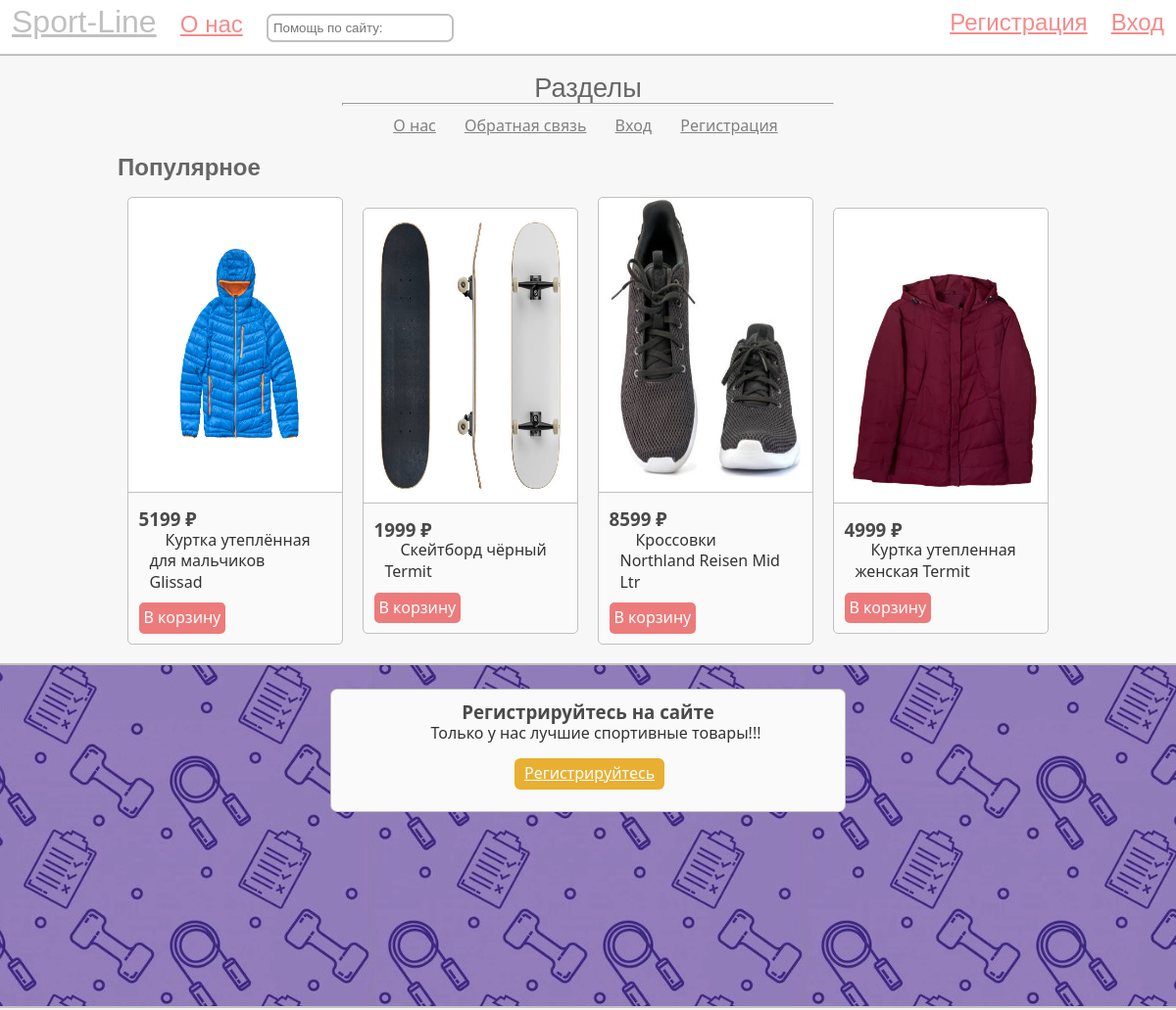
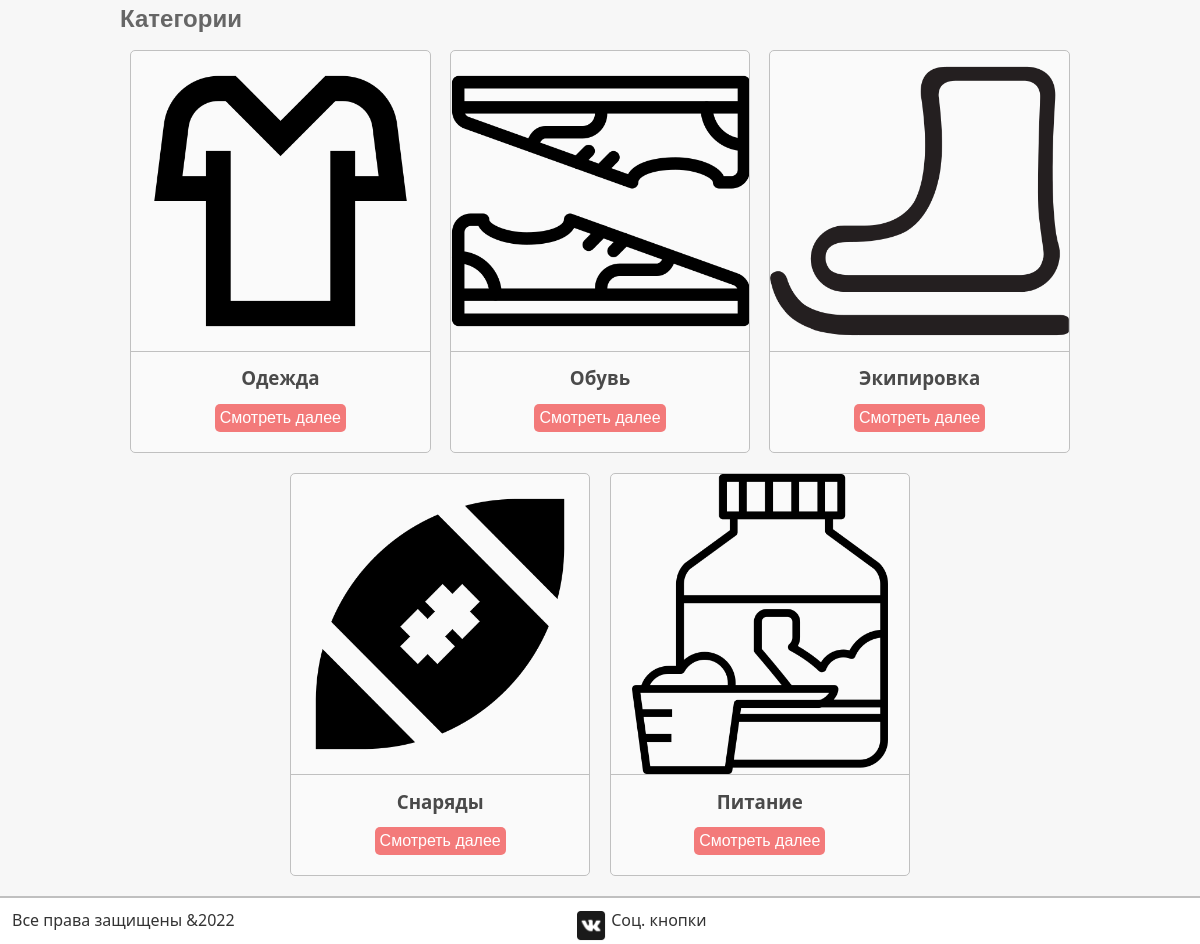
The page / on the database its author committed (2 pictures, top to bottom).
### tables this page shows
CREATE TABLE `products` (
  `id` int NOT NULL,
  `name` varchar(100) NOT NULL,
  `price` int UNSIGNED NOT NULL,
  `img` varchar(300) NOT NULL,
  `number_orders` int UNSIGNED DEFAULT NULL,
  `id_category` int NOT NULL
);

CREATE TABLE `categories` (
  `id` int NOT NULL,
  `name` varchar(100) NOT NULL,
  `img` varchar(300) DEFAULT NULL
);

### blocks/articleCategory.php (the view)
<article>
    <img src=<?php echo ($articles['img']) ?> alt="<?php echo ($articles['name']) ?>" title="<?php echo ($articles['name']) ?>" />
    <h3 class="center"><?php echo ($articles['name']) ?></h3>
    <form class="center" action="/onlineStoreProfessional/category.php" method="POST">
        <button id="ButtonMore" name="id" value=<?php echo ($articles['id']) ?> title="Смотреть далее">Смотреть далее</button>
    </form>
</article>

### index.php (shortened to what this page needs)
<!DOCTYPE html>
<html>
<head>
    <link href="css/style.css" rel="stylesheet" type="text/css" />
</head>
<body>
    <div id="page-wrap">
        <?php require "blocks/header.php" ?>
        <div class="clear"><br /></div>
        <center>
            <div id="menu">Разделы
                <hr />
            </div>
            <div id="menuHrefs">
                <a href="about.php">О нас</a>
                <a href="feedback.php">Обратная связь</a>
                <a href="auth.php">Вход</a>
                <a href="reg.php">Регистрация</a>
            </div>
        </center>
        <div id="wrapper">
            <?php require "blocks/popular.php" ?>
            <div calss="clear">
                <div id="main_soc_block">
                    <center>
                        <div id="main_soc_block_in">
                            <h3>Регистрируйтесь на сайте</h3>
                            <p>Только у нас лучшие спортивные товары!!!</p>
                            <a href="reg.php" title="Зарегистрироваться">Регистрируйтесь</a>
                        </div>
                    </center>
                </div>
            </div>
            <?php require "blocks/categories.php" ?>
        </div>
    </div>
    <?php require "blocks/footer.php" ?>
</body>
</html>

### blocks/header.php
<header>
    <a href = "/onlineStoreProfessional/index.php" title = "На главную" id = "logo">Sport-Line</a>
    <span class="contact"><a href="/onlineStoreProfessional/about.php" title="Информация о нас">О нас</a></span>
    <input type = "text" class = "field" placeholder = "Помощь по сайту: "/>
    <span class = "right">
        <span class="contact"><a href="/onlineStoreProfessional/reg.php" title = "Зарегистрироваться">Регистрация</a></span>
        <span class = "contact"><a href="/onlineStoreProfessional/auth.php" title="Войти">Вход</a></span>
    </span>
</header>

### blocks/popular.php (shortened to what this page needs)
<div id="popular">
    <h2>Популярное</h2>
    <?php
    require("php/database.php");
    $numArticlesLine = 4;
    $numArticlesAll = 4;
    $numRowsArticles = floor($numArticlesAll / $numArticlesLine);
    $result = $mysql->query("SELECT * FROM products ORDER BY products.number_orders DESC");
    require("php/articlesCentering.php"); ?>
</div>

### php/articlesCentering.php (shortened to what this page needs)
<?php
for ($i = 0; $i < $numRowsArticles; $i++): ?>
    <div class="center">
        <?php
        for ($j = 0; $j < $numArticlesLine; $j++): $articles=mysqli_fetch_assoc($result);
            require($pathArticle); ?>
        <?php endfor; ?>
    </div>
<?php endfor;?>
<div class="center">
    <?php
        $numRemainingArticles = $numArticlesAll % $numArticlesLine;
        if ($numRemainingArticles != 0)
            for ($i = 0; $i < $numRemainingArticles; $i++): $articles=mysqli_fetch_assoc($result);
                require($pathArticle);?>
    <?php endfor; $mysql->close();?>
</div>

### blocks/articleProduct.php
<article>
    <img src=<?php echo ($articles['img']) ?> alt="<?php echo ($articles['name']) ?>" title="<?php echo ($articles['name']) ?>" />
    <h3><?php echo ($articles['price']) ?> &#8381</h3>
    <p><?php echo ($articles['name']) ?></p>
    <a href"article" title="Добавить в корзину">В корзину</a>
</article>

### blocks/categories.php
<div id="productCategory">
    <h2>Категории</h2>
    <?php
    require("php/database.php");
    $numArticlesLine = 3;
    $numArticlesAll = mysqli_fetch_row($result = $mysql->query("SELECT COUNT(id) FROM categories"))[0];
    $numRowsArticles = floor($numArticlesAll / $numArticlesLine);
    $result = $mysql->query("SELECT * FROM categories");
    $pathArticle = "blocks/articleCategory.php";
    require("php/articlesCentering.php");?>
</div>

### blocks/footer.php
<footer>
    <span class = "left">Все права защищены &2022</span>
    <span class="right">Соц. кнопки<img src = "img/VK.png" alt = "Группа ВКонтакте" title = "Группа ВКонтакте"/></span>
</footer>

### css/style.css (style rules this page uses)
* { margin: 0; padding: 0; outline: none; }
html { height: 100%; }
body { width: 100%; height: 100%; color: #333; background: #f7f7f7; font-size: 1em; font-family: "Segoe UI", sans-serif; line-height: 135%; }
a { color: #f58b8b; }
img { max-width: 100%; height: auto; width: auto\9; }
hr { display: block; border: 1; height: 1px; border-top: 1 px solid #ccc; padding: 0; }
.left { float: left }
.right { float: right }
.clear { clear: both }
header, footer { width: 98%; background-color: #fff; float:left; }
header { border-bottom: 2px solid silver; padding: 1%; }
#logo { font-size: 2em; font-family: Comic Sans MS, sans-serif; color: silver; }
.contact { font-size: 1.5em; font-family: Comic Sans MS, sans-serif; margin-left: 20px; }
input[type=text].field { border-radius: 7px; border: 2px solid silver; padding: 5px; margin-left: 20px; }
#menu { color: #666; font-family: Comic Sans MS, sans-serif; font-size: 1.7em; }
#menu hr { width: 500px; max-width: 100%; margin-top: 5px; margin-bottom: 10px; }
#menuHrefs a { padding: 5px 10px; border-radius: 5px; margin-right: 5px; color: #818181; }
.center { display: flex; align-items: center; justify-content: center; }
#wrapper { float: left; width: 100%; margin-top: 5px; }
#wrapper #popular { margin-top: 5px; float: left; width: 80%; margin-left: 10%; }
#wrapper h2 { color: #666; font-family: Comic Sans MS, sans-serif; margin-top: 10px; margin-bottom: 20px; }
#wrapper h3 { width: 90%; margin-left: 5%; color: #4a4a4a; }
#wrapper p { width: 80%; margin-left: 10%; text-indent: 1em; }
#wrapper a { padding: 5px; background-color: #ed7b7b; margin-left: 5%; margin-right: 5%; border-radius: 5px; color: #fff; float: left; margin-top: 10px; margin-bottom: 10px; cursor: pointer; }
#wrapper #popular article { float: left; width: 23%; border: 1px solid silver; box-sizing: border-box; border-radius: 5px; background-color: #fafafa; margin-right: 1%; margin-left: 1%; margin-bottom: 2%; min-height: 435px; }
#wrapper #popular article img { width: 100%; height: 300px; border-radius: 5px 5px 0px 0px; border-bottom: 1px solid silver; margin-bottom: 10px; }
#wrapper #productCategory { float: left; width: 80%; margin-left: 10%; }
#wrapper #productCategory article { float: left; width: 31.3%; border: 1px solid silver; box-sizing: border-box; border-radius: 5px; background-color: #fafafa; margin-right: 1%; margin-left: 1%; margin-bottom: 20px; min-height: 400px; }
#wrapper #productCategory article img { width: 100%; height: 300px; border-radius: 5px 5px 0px 0px; border-bottom: 1px solid silver; margin-bottom: 10px; }
#ButtonMore { border: none; margin-bottom: 20px; background-color:#f37a7a; cursor: pointer; border-radius:5px; margin-top: 15px; font-size: 1em; color: #fff; padding: 5px; }
form { width: 60%; margin-left: 20%; float: lest; }
#page-wrap img { width: 70px; height: 70px; border-radius: 5px 5px 0px 0px; margin-bottom: 10px; }
#main_soc_block { width: 100%; padding: 2% 0; border-bottom: 2px solid silver; border-top: 2px solid silver; float: left; background: url('../img/bnr-background.jpg') repeat-x center 0; height: 300px; }
#main_soc_block_in { text-align: center; padding: 1%; height: 100px; background-color: #fafafa; border: 1px solid silver; border-radius: 7px; width: 500px; }
#main_soc_block_in a { float: left; padding: 5px 10px; background-color: #e9af32; border-radius: 6px; color: #fff; margin-left: 35%; margin-top: 15px; }
footer { padding: 1%; border-top: 2px solid silver; padding-bottom: 2%; }
footer img { width: 5%; float: left; margin-right: 5px }
#page-wrap:after { content: ""; display: block; }
footer, #page-wrap:after { height: 10px }
#page-wrap { min-height: 93.5%; margin-bottom: -10px; }

### rows shown on the page
products: img (picture), price "5199", name "Куртка утеплённая для мальчиков Glissad"
products: img (picture), price "1999", name "Скейтборд чёрный Termit"
products: img (picture), price "8599", name "Кроссовки Northland Reisen Mid Ltr"
products: img (picture), price "4999", name "Куртка утепленная женская Termit"
categories: img (picture), name "Одежда", $articles['id'] 1 (drawn)
categories: img (picture), name "Обувь", $articles['id'] 2 (drawn)
categories: img (picture), name "Экипировка", $articles['id'] 3 (drawn)
categories: img (picture), name "Снаряды", $articles['id'] 4 (drawn)
categories: img (picture), name "Питание", $articles['id'] 5 (drawn)
